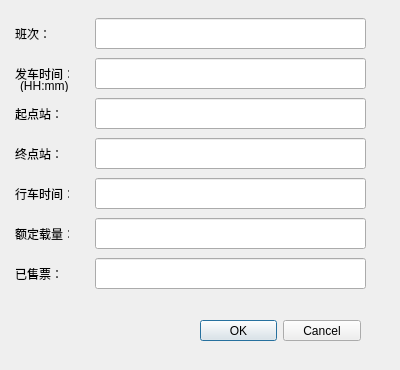
<?xml version="1.0" encoding="UTF-8"?>
<ui version="4.0">
 <class>AddRunsWindow</class>
 <widget class="QDialog" name="AddRunsWindow">
  <property name="geometry">
   <rect>
    <x>0</x>
    <y>0</y>
    <width>400</width>
    <height>370</height>
   </rect>
  </property>
  <property name="windowTitle">
   <string>添加班次</string>
  </property>
  <widget class="QLineEdit" name="runsLineEdit">
   <property name="geometry">
    <rect>
     <x>95</x>
     <y>18</y>
     <width>271</width>
     <height>31</height>
    </rect>
   </property>
  </widget>
  <widget class="QLineEdit" name="departTimeLineEdit">
   <property name="geometry">
    <rect>
     <x>95</x>
     <y>58</y>
     <width>271</width>
     <height>31</height>
    </rect>
   </property>
  </widget>
  <widget class="QLineEdit" name="startStationLineEdit">
   <property name="geometry">
    <rect>
     <x>95</x>
     <y>98</y>
     <width>271</width>
     <height>31</height>
    </rect>
   </property>
  </widget>
  <widget class="QLineEdit" name="endStationLineEdit">
   <property name="geometry">
    <rect>
     <x>95</x>
     <y>138</y>
     <width>271</width>
     <height>31</height>
    </rect>
   </property>
  </widget>
  <widget class="QLineEdit" name="tripTimeLineEdit">
   <property name="geometry">
    <rect>
     <x>95</x>
     <y>178</y>
     <width>271</width>
     <height>31</height>
    </rect>
   </property>
  </widget>
  <widget class="QLineEdit" name="capacityLineEdit">
   <property name="geometry">
    <rect>
     <x>95</x>
     <y>218</y>
     <width>271</width>
     <height>31</height>
    </rect>
   </property>
  </widget>
  <widget class="QLineEdit" name="ticketSoldLineEdit">
   <property name="geometry">
    <rect>
     <x>95</x>
     <y>258</y>
     <width>271</width>
     <height>31</height>
    </rect>
   </property>
  </widget>
  <widget class="QLabel" name="runsLabel">
   <property name="geometry">
    <rect>
     <x>15</x>
     <y>28</y>
     <width>54</width>
     <height>12</height>
    </rect>
   </property>
   <property name="text">
    <string>班次：</string>
   </property>
  </widget>
  <widget class="QLabel" name="departLabel">
   <property name="geometry">
    <rect>
     <x>15</x>
     <y>68</y>
     <width>54</width>
     <height>12</height>
    </rect>
   </property>
   <property name="text">
    <string>发车时间：</string>
   </property>
  </widget>
  <widget class="QLabel" name="startStationLabel">
   <property name="geometry">
    <rect>
     <x>15</x>
     <y>108</y>
     <width>54</width>
     <height>12</height>
    </rect>
   </property>
   <property name="text">
    <string>起点站：</string>
   </property>
  </widget>
  <widget class="QLabel" name="endStationLabel">
   <property name="geometry">
    <rect>
     <x>15</x>
     <y>148</y>
     <width>54</width>
     <height>12</height>
    </rect>
   </property>
   <property name="text">
    <string>终点站：</string>
   </property>
  </widget>
  <widget class="QLabel" name="tripTimeLabel">
   <property name="geometry">
    <rect>
     <x>15</x>
     <y>188</y>
     <width>54</width>
     <height>12</height>
    </rect>
   </property>
   <property name="text">
    <string>行车时间：</string>
   </property>
  </widget>
  <widget class="QLabel" name="capacityLabel">
   <property name="geometry">
    <rect>
     <x>15</x>
     <y>228</y>
     <width>54</width>
     <height>12</height>
    </rect>
   </property>
   <property name="text">
    <string>额定载量：</string>
   </property>
  </widget>
  <widget class="QLabel" name="ticketSoldLabel">
   <property name="geometry">
    <rect>
     <x>15</x>
     <y>268</y>
     <width>54</width>
     <height>12</height>
    </rect>
   </property>
   <property name="text">
    <string>已售票：</string>
   </property>
  </widget>
  <widget class="QDialogButtonBox" name="buttonBox">
   <property name="geometry">
    <rect>
     <x>200</x>
     <y>320</y>
     <width>161</width>
     <height>21</height>
    </rect>
   </property>
   <property name="standardButtons">
    <set>QDialogButtonBox::Cancel|QDialogButtonBox::Ok</set>
   </property>
  </widget>
  <widget class="QLabel" name="formatLabel">
   <property name="geometry">
    <rect>
     <x>20</x>
     <y>80</y>
     <width>54</width>
     <height>12</height>
    </rect>
   </property>
   <property name="text">
    <string>(HH:mm)</string>
   </property>
  </widget>
 </widget>
 <resources/>
 <connections>
  <connection>
   <sender>buttonBox</sender>
   <signal>rejected()</signal>
   <receiver>AddRunsWindow</receiver>
   <slot>reject()</slot>
   <hints>
    <hint type="sourcelabel">
     <x>285</x>
     <y>332</y>
    </hint>
    <hint type="destinationlabel">
     <x>199</x>
     <y>184</y>
    </hint>
   </hints>
  </connection>
 </connections>
 <slots>
  <signal>sendInformation(QString,QString,QString,QString,QString,QString,QString)</signal>
 </slots>
</ui>
